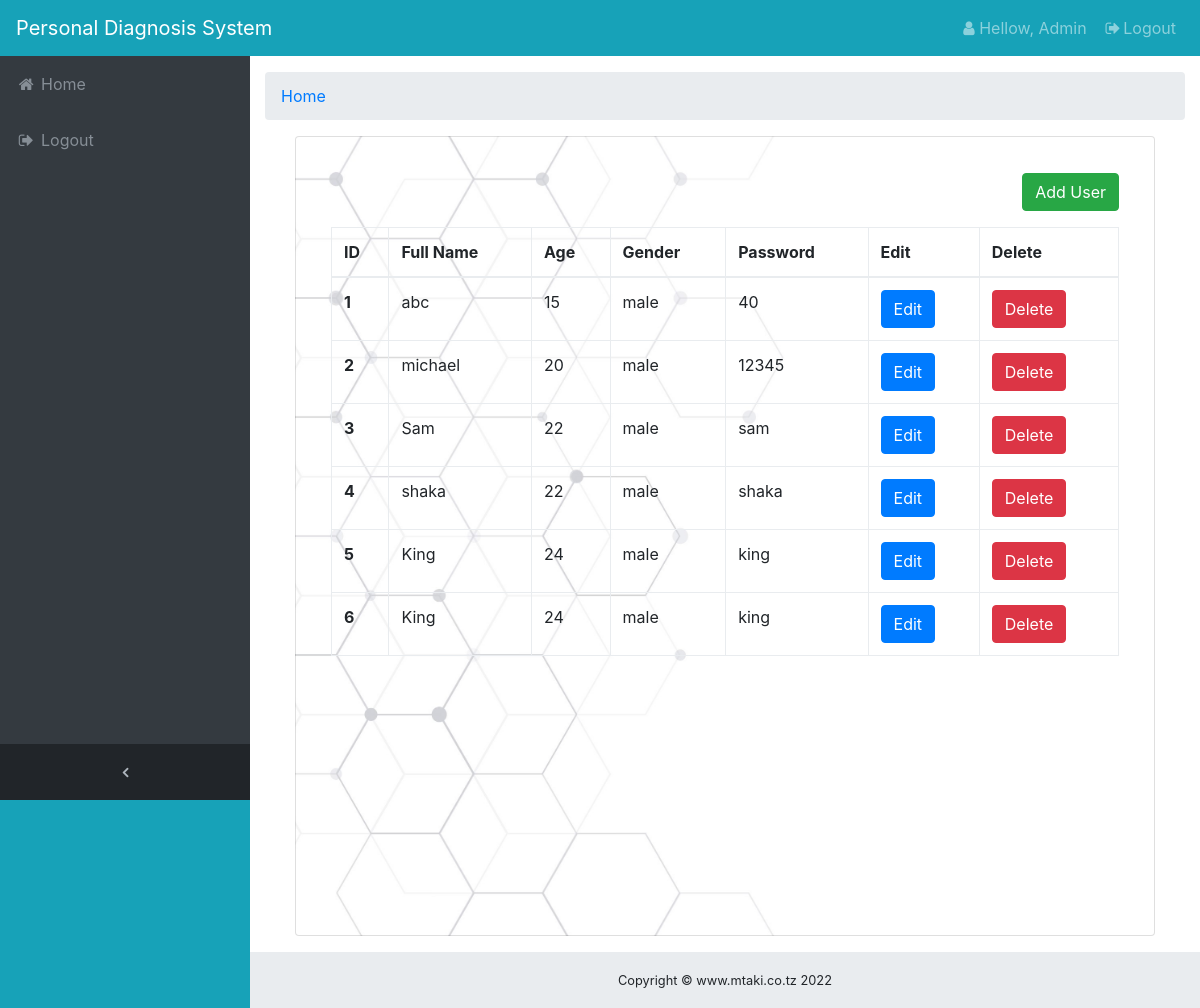
/index, run on the app's committed database.
### tables this page shows
CREATE TABLE "users" (
	"user_id"	INTEGER PRIMARY KEY AUTOINCREMENT,
	"fullname"	TEXT,
	"age"	INTEGER,
    "sex" TEXT,
    "password" TEXT
);

### app.py (the view)
@app.route("/index")
def index():
    con=sql.connect("database.db")
    con.row_factory=sql.Row
    cur=con.cursor()
    cur.execute("select * from users")
    data=cur.fetchall()
    return render_template("index.html",datas=data)

### templates/index.html
{% extends 'layout.html' %}
{% block body %}
  <p class='text-right'><a href='{{url_for("add_user")}}' class='btn btn-success '>Add User</a></p>
  <table class='table table-bordered'>
    <thead>
      <th>ID</th>
      <th>Full Name</th>
      <th>Age</th>
      <th>Gender</th>
      <th>Password</th>
      <th>Edit</th>
      <th>Delete</th>
    </thead>
    <tbody>
      {% for row in datas %}
        <tr>
          <th>{{loop.index}}</th>
          <td>{{row.fullname}}</td>
          <td>{{row.age}}</td>
          <td>{{row.sex}}</td>
          <td>{{row.password}}</td>
          <td><a href='{{url_for("edit_user",user_id=row.user_id)}}' class='btn btn-primary'>Edit</a></td>
          <td><a href='{{url_for("delete_user",user_id=row.user_id)}}' class='btn btn-danger' onclick='return confirm("Are You Sure")'>Delete</a></td>
        </tr>
      {%endfor%}
    </tbody>
  </table>
{% endblock %}

### templates/layout.html (shortened to what this page needs)
<!DOCTYPE html>
<html lang="en">
<head>
  <link href="{{url_for('static',filename='vendor/bootstrap/css/bootstrap.min.css')}}" rel="stylesheet">
  <link href="{{url_for('static',filename='slider1.css')}}" rel="stylesheet">
  <link href="{{url_for('static',filename='vendor/font-awesome/css/font-awesome.min.css')}}" rel="stylesheet" type="text/css">
  <link href="{{url_for('static',filename='css/sb-admin.css')}}" rel="stylesheet">
</head>
<body class="fixed-nav sticky-footer bg-info" id="page-top">
  <nav class="navbar navbar-expand-lg navbar-dark bg-info fixed-top" id="mainNav">
    <center><a class="navbar-brand" href="index">Personal Diagnosis System</a></center>
    <div class="collapse navbar-collapse" id="navbarResponsive">
      <ul class="navbar-nav navbar-sidenav" id="exampleAccordion">
        <li class="nav-item" data-toggle="tooltip" data-placement="right" title="Home">
          <a class="nav-link" href="index">
            <i class="fa fa-fw fa-home"></i>
            <span class="nav-link-text">Home</span>
          </a>
        </li>
        <li class="nav-item" data-toggle="tooltip" data-placement="right" title="Logout">
          <a class="nav-link" data-toggle="modal" data-target="#exampleModal">
            <i class="fa fa-fw fa-sign-out"></i>
            <span class="nav-link-text">Logout</span>
            </a>
        </li>
      </ul>
      <ul class="navbar-nav sidenav-toggler">
        <li class="nav-item">
          <a class="nav-link text-center" id="sidenavToggler">
            <i class="fa fa-fw fa-angle-left"></i>
          </a>
        </li>
      </ul>
      <ul class="navbar-nav ml-auto">
        <li class="nav-item">
          <div class="nav-link">
            <i class="fa fa-fw fa-user"></i>Hellow, Admin</div>
        </li>
        <li class="nav-item">
          <a class="nav-link" data-toggle="modal" data-target="#exampleModal">
            <i class="fa fa-fw fa-sign-out"></i>Logout</a>
        </li>
      </ul>
    </div>
  </nav>
  <div class="content-wrapper">
    <div class="container-fluid">
 <ol class="breadcrumb">
  <li class="breadcrumb-item">
    <a href="index">Home</a>
  </li>
</ol>
  <div class="col-12">
    <div class="col-xl-12 col-lg-12 col-md-12 col-sm-12 col-12">
        <div class="card mb-3">
              <div class="card-body">
    <div class='container pt-3'>
      {% block body %}
      {% endblock %}
    </div>
  </div>
</div>
</div>
  </div>
</body>
<footer class="sticky-footer">
<div class="container">
  <div class="text-center">
    <small>Copyright © www.mtaki.co.tz 2022</small>
  </div>
</div>
</footer>
</html>

### static/slider1.css (style rules this page uses)
body { padding-top:150px; background-repeat: no-repeat; background-size: cover; background-attachment: fixed; }

### static/css/sb-admin.css (style rules this page uses)
html { position: relative; min-height: 100%; }
body { overflow-x: hidden; }
body.sticky-footer { margin-bottom: 56px; }
body.sticky-footer .content-wrapper { min-height: calc(100vh - 56px - 56px); }
body.fixed-nav { padding-top: 56px; }
.content-wrapper { min-height: calc(100vh - 56px); padding-top: 1rem; }
#mainNav .navbar-collapse { overflow: auto; max-height: 75vh; }
#mainNav .navbar-collapse .navbar-nav .nav-item .nav-link { cursor: pointer; }
#mainNav .navbar-collapse .sidenav-toggler { display: none; }
@media (min-width: 992px) { #mainNav .navbar-brand { width: 250px; } }
@media (min-width: 992px) { #mainNav .navbar-collapse { overflow: visible; max-height: none; } }
@media (min-width: 992px) { #mainNav .navbar-collapse .navbar-sidenav { position: absolute; top: 0; left: 0; overflow-x: hidden; overflow-y: auto; -webkit-flex-direction: column; -ms-flex-direction: column; flex-direction: column; margin-top: 56px; } }
@media (min-width: 992px) { #mainNav .navbar-collapse .navbar-sidenav > .nav-item { width: 250px; padding: 0; } }
@media (min-width: 992px) { #mainNav .navbar-collapse .navbar-sidenav > .nav-item > .nav-link { padding: 1em; } }
#mainNav.fixed-top .sidenav-toggler { display: none; }
@media (min-width: 992px) { #mainNav.fixed-top .navbar-sidenav { height: calc(100vh - 112px); } }
@media (min-width: 992px) { #mainNav.fixed-top .sidenav-toggler { position: absolute; top: 0; left: 0; display: flex; overflow-x: hidden; overflow-y: auto; -webkit-flex-direction: column; -ms-flex-direction: column; flex-direction: column; margin-top: calc(100vh - 56px); } }
@media (min-width: 992px) { #mainNav.fixed-top .sidenav-toggler > .nav-item { width: 250px; padding: 0; } }
@media (min-width: 992px) { #mainNav.fixed-top .sidenav-toggler > .nav-item > .nav-link { padding: 1em; } }
#mainNav.fixed-top.navbar-dark .sidenav-toggler { background-color: #212529; }
#mainNav.fixed-top.navbar-dark .sidenav-toggler a i { color: #adb5bd; }
.content-wrapper { overflow-x: hidden; background: white; }
@media (min-width: 992px) { .content-wrapper { margin-left: 250px; } }
#sidenavToggler i { font-weight: 800; }
#mainNav.navbar-dark .navbar-collapse .navbar-sidenav > .nav-item > .nav-link { color: #868e96; }
@media (min-width: 992px) { #mainNav.navbar-dark .navbar-collapse .navbar-sidenav { background: #343a40; } }
footer.sticky-footer { position: absolute; right: 0; bottom: 0; width: 100%; height: 56px; background-color: #e9ecef; line-height: 55px; }
@media (min-width: 992px) { footer.sticky-footer { width: calc(100% - 250px); } }

### data on the page
users: fullname "abc", age "15", sex "male", password "40"
users: fullname "michael", age "20", sex "male", password "12345"
users: fullname "Sam", age "22", sex "male", password "sam"
users: fullname "shaka", age "22", sex "male", password "shaka"
users: fullname "King", age "24", sex "male", password "king"
users: fullname "King", age "24", sex "male", password "king"
